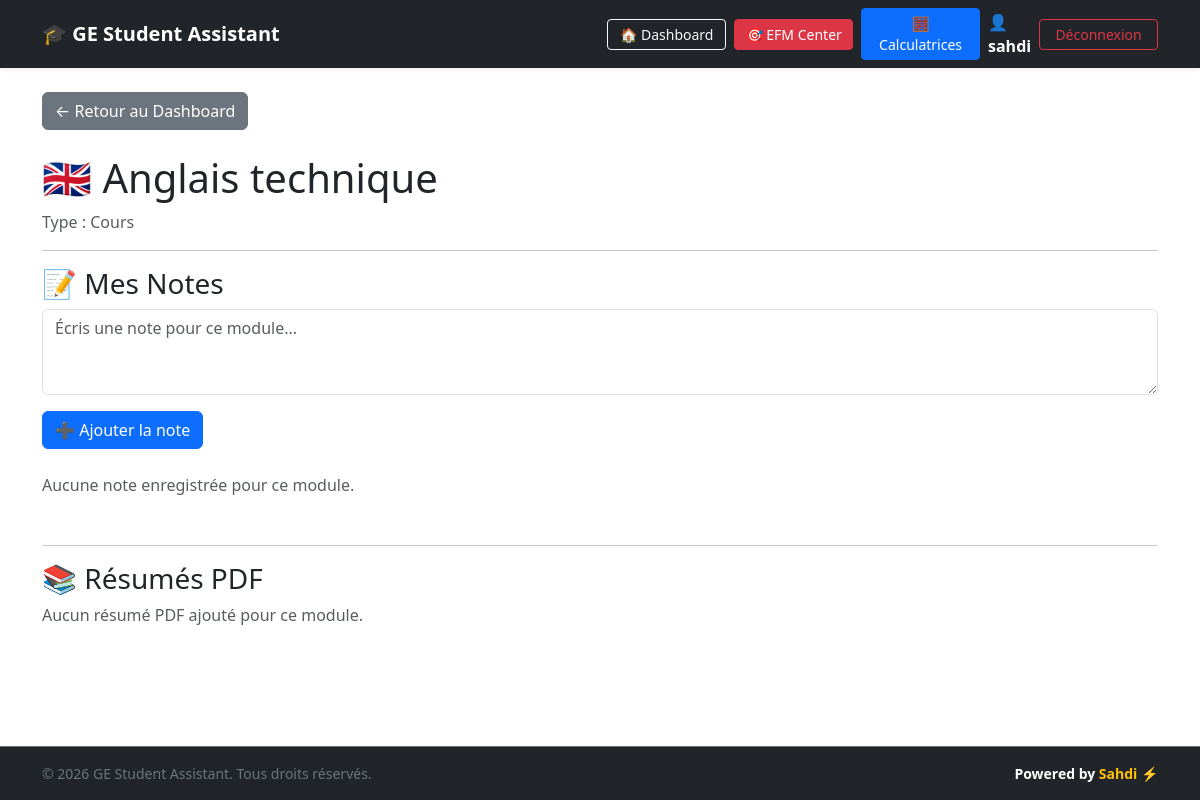
Page /module/2 (signed in) on the committed database.
### tables this page shows
CREATE TABLE users (
            id INTEGER PRIMARY KEY AUTOINCREMENT,
            username TEXT UNIQUE NOT NULL,
            email TEXT UNIQUE NOT NULL,
            password TEXT NOT NULL,
            is_active INTEGER DEFAULT 1,
            created_at TIMESTAMP DEFAULT CURRENT_TIMESTAMP
        , role TEXT DEFAULT 'student', status TEXT DEFAULT 'Actif');

CREATE TABLE modules (
            id INTEGER PRIMARY KEY AUTOINCREMENT,
            name TEXT NOT NULL,
            type TEXT NOT NULL,
            icon TEXT
        );

### app.py (the view)
@app.route("/module/<int:id>")
def module_detail(id):
    conn = get_db()
    module = conn.execute(
        "SELECT * FROM modules WHERE id = ?", (id,)
    ).fetchone()
    notes = conn.execute(
        "SELECT * FROM notes WHERE module_id = ? AND user_id = ? ORDER BY created_at DESC",
        (id, g.user["id"]),
    ).fetchall()
    resumes = conn.execute(
        "SELECT * FROM resumes WHERE module_id = ? ORDER BY created_at DESC",
        (id,),
    ).fetchall()
    conn.close()
    if module is None:
        return "Module introuvable", 404
    return render_template(
        "module_detail.html", module=module, notes=notes, resumes=resumes
    )

### app.py (called while the page is built)
def get_db():
    conn = sqlite3.connect("database.db")
    conn.row_factory = sqlite3.Row
    return conn

@app.before_request
def load_logged_in_user():
    user_id = session.get("user_id")
    if user_id is None:
        g.user = None
    else:
        conn = get_db()
        g.user = conn.execute("SELECT * FROM users WHERE id = ?", (user_id,)).fetchone()
        conn.close()

### templates/module_detail.html (shortened to what this page needs)
{% extends "base.html" %}
{% block content %}
<a href="/" class="btn btn-secondary mb-4">← Retour au Dashboard</a>
<h1>{{ module["icon"] }} {{ module["name"] }}</h1>
<p class="text-muted">Type : {{ module["type"] }}</p>
<hr>
<h3>📝 Mes Notes</h3>
<form method="POST" action="/module/{{ module['id'] }}/add-note" class="mb-4">
    <div class="mb-3">
        <textarea name="content" class="form-control" rows="3" placeholder="Écris une note pour ce module..." required></textarea>
    </div>
    <button type="submit" class="btn btn-primary">➕ Ajouter la note</button>
</form>
{% if notes %}
<div class="list-group mb-5">
    {% for note in notes %}
    <div class="list-group-item d-flex justify-content-between align-items-center">
        <div>
            <p class="mb-1">{{ note["content"] }}</p>
            {% if note["status"] == "Important" %}
            <span class="badge bg-danger">Important</span>
            {% elif note["status"] == "A réviser" %}
            <span class="badge bg-warning text-dark">A réviser</span>
            {% else %}
            <span class="badge bg-success">Compris</span>
            {% endif %}
            <small class="text-muted ms-2">{{ note["created_at"] }}</small>
        </div>
        <form method="POST" action="/note/delete/{{ note['id'] }}" onsubmit="return confirm('Supprimer cette note ?');">
            <button type="submit" class="btn btn-outline-danger btn-sm">🗑️</button>
        </form>
    </div>
    {% endfor %}
</div>
{% else %}
<p class="text-muted mb-5">Aucune note enregistrée pour ce module.</p>
{% endif %}
<hr>
<h3>📚 Résumés PDF</h3>
{% if resumes %}
<div class="row">
    {% for resume in resumes %}
    <div class="col-md-6 mb-3">
        <div class="card shadow-sm">
            <div class="card-body d-flex justify-content-between align-items-center">
                <div>
                    <h5 class="card-title mb-1">📄 {{ resume["title"] }}</h5>
                    <small class="text-muted">{{ resume["created_at"] }}</small>
                </div>
                <div>
                    <a href="/uploads/{{ resume['filename'] }}" target="_blank" class="btn btn-outline-primary btn-sm me-1">👁️</a>
                    {% if g.user and g.user['role'] == 'admin' %}
                    <form method="POST" action="/resume/delete/{{ resume['id'] }}" class="d-inline" onsubmit="return confirm('Supprimer ce PDF ?');">
                        <button type="submit" class="btn btn-outline-danger btn-sm">🗑️</button>
                    </form>
                    {% endif %}
                </div>
            </div>
        </div>
    </div>
    {% endfor %}
</div>
{% else %}
<p class="text-muted">Aucun résumé PDF ajouté pour ce module.</p>
{% endif %}
{% endblock %}

### templates/base.html (shortened to what this page needs)
<!DOCTYPE html>
<html lang="fr">
<head>
    <link href="https://cdn.jsdelivr.net/npm/bootstrap@5.3.0/dist/css/bootstrap.min.css" rel="stylesheet">
    <link rel="stylesheet" href="https://cdnjs.cloudflare.com/ajax/libs/font-awesome/6.4.0/css/all.min.css">
</head>
<body class="d-flex flex-column min-vh-100">
    <nav class="navbar navbar-expand-lg navbar-dark bg-dark shadow-sm">
        <div class="container">
            <a class="navbar-brand fw-bold" href="/">🎓 GE Student Assistant</a>
            <div class="collapse navbar-collapse" id="navbarContent">
                <div class="ms-auto d-flex flex-column flex-lg-row align-items-lg-center gap-2 mt-3 mt-lg-0">
                    {% if g.user %}
                        <a href="/" class="btn btn-outline-light btn-sm w-100 w-lg-auto">🏠 Dashboard</a>
                        <a href="/efm" class="btn btn-danger btn-sm w-100 w-lg-auto">🎯 EFM Center</a>
                        <a href="/calculators" class="btn btn-primary btn-sm w-100 w-lg-auto">🧮 Calculatrices</a>
                        <span class="text-white my-1 my-lg-0 text-center text-lg-start">👤 <strong>{{ g.user['username'] }}</strong></span>
                        <a href="/logout" class="btn btn-outline-danger btn-sm w-100 w-lg-auto">Déconnexion</a>
                    {% else %}
                        <a href="/login" class="btn btn-outline-light btn-sm w-100 w-lg-auto">🔐 Connexion</a>
                        <a href="/register" class="btn btn-success btn-sm w-100 w-lg-auto">📝 Inscription</a>
                    {% endif %}
                </div>
            </div>
        </div>
    </nav>
    <main class="container py-4 flex-grow-1">
        {% block content %}
        {% endblock %}
    </main>
    <footer class="bg-dark text-white text-center py-3 border-top border-secondary mt-auto">
        <div class="container d-flex flex-column flex-md-row justify-content-between align-items-center gap-2">
            <small class="text-secondary">
                © 2026 GE Student Assistant. Tous droits réservés.
            </small>
            <small class="fw-semibold">
                Powered by <span class="text-warning fw-bold">Sahdi</span> ⚡
            </small>
        </div>
    </footer>
</body>
</html>

### rows in the picture
users: user.username "sahdi"
modules: icon "🇬🇧", name "Anglais technique", type "Cours"
